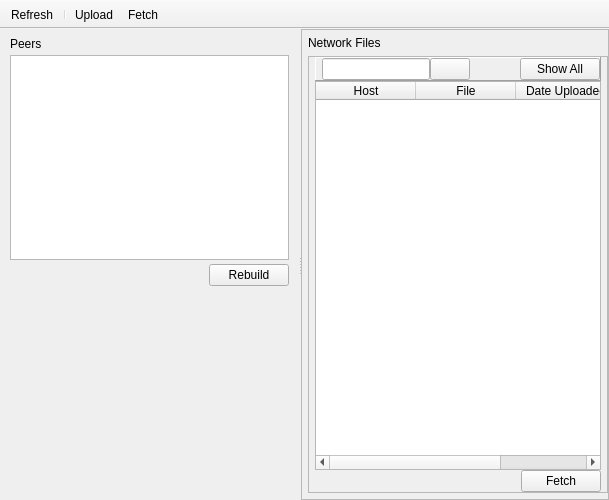
<?xml version="1.0" encoding="UTF-8"?>
<ui version="4.0">
 <class>MainWindow</class>
 <widget class="QMainWindow" name="MainWindow">
  <property name="geometry">
   <rect>
    <x>0</x>
    <y>0</y>
    <width>609</width>
    <height>500</height>
   </rect>
  </property>
  <property name="windowTitle">
   <string>MainWindow</string>
  </property>
  <widget class="QWidget" name="centralWidget">
   <layout class="QHBoxLayout" name="horizontalLayout">
    <property name="spacing">
     <number>0</number>
    </property>
    <property name="leftMargin">
     <number>0</number>
    </property>
    <property name="topMargin">
     <number>0</number>
    </property>
    <property name="rightMargin">
     <number>0</number>
    </property>
    <property name="bottomMargin">
     <number>0</number>
    </property>
    <item>
     <widget class="QSplitter" name="centalSplitter">
      <property name="orientation">
       <enum>Qt::Horizontal</enum>
      </property>
      <property name="handleWidth">
       <number>3</number>
      </property>
      <property name="childrenCollapsible">
       <bool>false</bool>
      </property>
      <widget class="QFrame" name="peerFrame">
       <property name="sizePolicy">
        <sizepolicy hsizetype="Expanding" vsizetype="Expanding">
         <horstretch>0</horstretch>
         <verstretch>0</verstretch>
        </sizepolicy>
       </property>
       <property name="minimumSize">
        <size>
         <width>100</width>
         <height>0</height>
        </size>
       </property>
       <property name="maximumSize">
        <size>
         <width>300</width>
         <height>16777215</height>
        </size>
       </property>
       <property name="baseSize">
        <size>
         <width>200</width>
         <height>0</height>
        </size>
       </property>
       <layout class="QVBoxLayout" name="verticalLayout_3">
        <property name="spacing">
         <number>4</number>
        </property>
        <property name="leftMargin">
         <number>10</number>
        </property>
        <property name="topMargin">
         <number>8</number>
        </property>
        <item>
         <widget class="QLabel" name="peerButton">
          <property name="text">
           <string>Peers</string>
          </property>
         </widget>
        </item>
        <item>
         <widget class="QListWidget" name="listWidget"/>
        </item>
        <item>
         <layout class="QHBoxLayout" name="rebuildHorizontalLayout">
          <item>
           <spacer name="horizontalSpacer_2">
            <property name="orientation">
             <enum>Qt::Horizontal</enum>
            </property>
            <property name="sizeHint" stdset="0">
             <size>
              <width>40</width>
              <height>20</height>
             </size>
            </property>
           </spacer>
          </item>
          <item>
           <widget class="QPushButton" name="rebuildButton">
            <property name="text">
             <string>Rebuild</string>
            </property>
           </widget>
          </item>
         </layout>
        </item>
        <item>
         <spacer name="verticalSpacer_2">
          <property name="orientation">
           <enum>Qt::Vertical</enum>
          </property>
          <property name="sizeHint" stdset="0">
           <size>
            <width>20</width>
            <height>40</height>
           </size>
          </property>
         </spacer>
        </item>
       </layout>
      </widget>
      <widget class="QFrame" name="fileFrame">
       <property name="frameShape">
        <enum>QFrame::StyledPanel</enum>
       </property>
       <property name="frameShadow">
        <enum>QFrame::Raised</enum>
       </property>
       <layout class="QVBoxLayout" name="verticalLayout_2">
        <property name="spacing">
         <number>6</number>
        </property>
        <property name="leftMargin">
         <number>6</number>
        </property>
        <property name="topMargin">
         <number>6</number>
        </property>
        <property name="rightMargin">
         <number>0</number>
        </property>
        <property name="bottomMargin">
         <number>6</number>
        </property>
        <item>
         <widget class="QLabel" name="fileLabel">
          <property name="text">
           <string>Network Files</string>
          </property>
         </widget>
        </item>
        <item>
         <widget class="QFrame" name="innerFileFrame">
          <property name="frameShape">
           <enum>QFrame::StyledPanel</enum>
          </property>
          <property name="frameShadow">
           <enum>QFrame::Sunken</enum>
          </property>
          <layout class="QVBoxLayout" name="verticalLayout_5">
           <property name="spacing">
            <number>0</number>
           </property>
           <property name="leftMargin">
            <number>6</number>
           </property>
           <property name="topMargin">
            <number>0</number>
           </property>
           <property name="rightMargin">
            <number>6</number>
           </property>
           <property name="bottomMargin">
            <number>0</number>
           </property>
           <item>
            <widget class="QFrame" name="fileOptionsFrame">
             <property name="frameShape">
              <enum>QFrame::Panel</enum>
             </property>
             <property name="frameShadow">
              <enum>QFrame::Raised</enum>
             </property>
             <layout class="QHBoxLayout" name="horizontalLayout_2">
              <property name="spacing">
               <number>0</number>
              </property>
              <property name="leftMargin">
               <number>6</number>
              </property>
              <property name="topMargin">
               <number>0</number>
              </property>
              <property name="rightMargin">
               <number>0</number>
              </property>
              <property name="bottomMargin">
               <number>0</number>
              </property>
              <item>
               <widget class="QLineEdit" name="searchLineEdit"/>
              </item>
              <item>
               <widget class="QPushButton" name="searchButton">
                <property name="text">
                 <string/>
                </property>
                <property name="icon">
                 <iconset>
                  <normaloff>Resources/magnifier13.png</normaloff>Resources/magnifier13.png</iconset>
                </property>
                <property name="iconSize">
                 <size>
                  <width>12</width>
                  <height>12</height>
                 </size>
                </property>
               </widget>
              </item>
              <item>
               <spacer name="horizontalSpacer">
                <property name="orientation">
                 <enum>Qt::Horizontal</enum>
                </property>
                <property name="sizeHint" stdset="0">
                 <size>
                  <width>26</width>
                  <height>20</height>
                 </size>
                </property>
               </spacer>
              </item>
              <item>
               <widget class="QPushButton" name="showAllButton">
                <property name="text">
                 <string>Show All</string>
                </property>
               </widget>
              </item>
             </layout>
            </widget>
           </item>
           <item>
            <widget class="QTableWidget" name="fileTableWidget">
             <property name="selectionMode">
              <enum>QAbstractItemView::SingleSelection</enum>
             </property>
             <property name="cornerButtonEnabled">
              <bool>false</bool>
             </property>
             <attribute name="horizontalHeaderCascadingSectionResizes">
              <bool>false</bool>
             </attribute>
             <attribute name="horizontalHeaderStretchLastSection">
              <bool>false</bool>
             </attribute>
             <column>
              <property name="text">
               <string>Host</string>
              </property>
             </column>
             <column>
              <property name="text">
               <string>File</string>
              </property>
             </column>
             <column>
              <property name="text">
               <string>Date Uploaded</string>
              </property>
             </column>
            </widget>
           </item>
           <item>
            <layout class="QHBoxLayout" name="fetchHorizontalLayout">
             <item>
              <spacer name="horizontalSpacer_3">
               <property name="orientation">
                <enum>Qt::Horizontal</enum>
               </property>
               <property name="sizeHint" stdset="0">
                <size>
                 <width>40</width>
                 <height>20</height>
                </size>
               </property>
              </spacer>
             </item>
             <item>
              <widget class="QPushButton" name="fetchButton">
               <property name="text">
                <string>Fetch</string>
               </property>
              </widget>
             </item>
            </layout>
           </item>
          </layout>
         </widget>
        </item>
       </layout>
      </widget>
     </widget>
    </item>
   </layout>
  </widget>
  <widget class="QToolBar" name="toolBar">
   <property name="windowTitle">
    <string>toolBar</string>
   </property>
   <property name="movable">
    <bool>false</bool>
   </property>
   <property name="iconSize">
    <size>
     <width>16</width>
     <height>16</height>
    </size>
   </property>
   <property name="floatable">
    <bool>false</bool>
   </property>
   <attribute name="toolBarArea">
    <enum>TopToolBarArea</enum>
   </attribute>
   <attribute name="toolBarBreak">
    <bool>false</bool>
   </attribute>
   <addaction name="actionRefresh"/>
   <addaction name="separator"/>
   <addaction name="actionUpload"/>
   <addaction name="actionFetch"/>
  </widget>
  <action name="actionRefresh">
   <property name="icon">
    <iconset>
     <normaloff>Resources/refresh.png</normaloff>Resources/refresh.png</iconset>
   </property>
   <property name="text">
    <string>Refresh</string>
   </property>
   <property name="shortcut">
    <string>Ctrl+R</string>
   </property>
  </action>
  <action name="actionUpload">
   <property name="icon">
    <iconset>
     <normaloff>Resources/upload119.png</normaloff>Resources/upload119.png</iconset>
   </property>
   <property name="text">
    <string>Upload</string>
   </property>
   <property name="toolTip">
    <string>Upload a File</string>
   </property>
  </action>
  <action name="actionFetch">
   <property name="icon">
    <iconset>
     <normaloff>Resources/download61.png</normaloff>Resources/download61.png</iconset>
   </property>
   <property name="text">
    <string>Fetch</string>
   </property>
   <property name="toolTip">
    <string>Fetch the Selected File</string>
   </property>
  </action>
  <action name="actionRebuild">
   <property name="text">
    <string>Rebuild</string>
   </property>
   <property name="toolTip">
    <string>Rebuild</string>
   </property>
  </action>
 </widget>
 <resources/>
 <connections/>
</ui>
